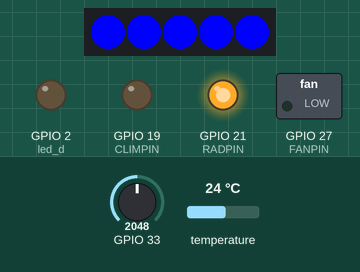
This sketch was run on a simulated ESP32. On the bench: 5 RGB LEDs in strip order, left to right, switched loads named in the sketch (green lamp = pin HIGH), output pins drawn as LEDs (lit = HIGH). The inputs (shaded band) are chosen by the test bench; at power-on: temperature 24 °C, GPIO 33 = 2048. WiFi joins after 1.5 s; servers stay silent unless stated; no MQTT or app messages arrive unless stated; what the sketch prints to the serial monitor is not drawn.

Above: at 3.1 s.
3.2 s: temperature set to 25.2 °C
4.8 s: temperature set to 25.9 °C
At 5.5 s:
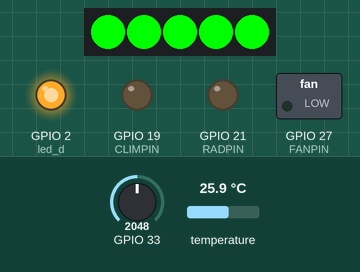
6.3 s: temperature set to 26.5 °C
At 7.6 s:
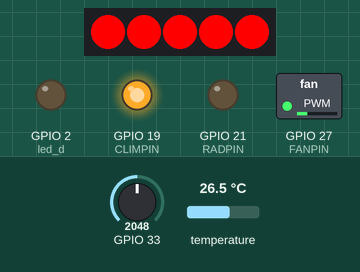
9.9 s: GPIO 33 set to 625
12.4 s: GPIO 33 set to 563
At 13.1 s:
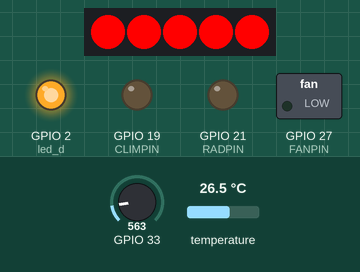
Timing chart, 0 to 15.4 s (numbered marks = the images above; inputs shaded):
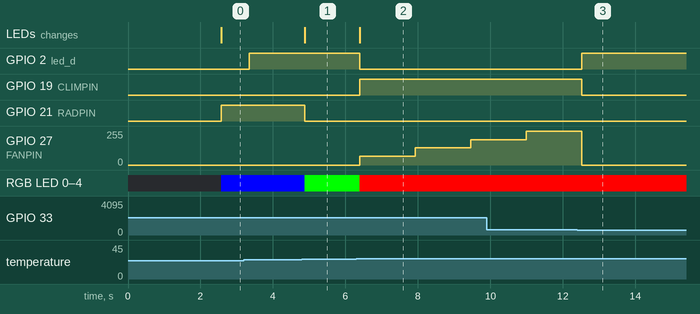

The sketch:

makeJSON.ino
```cpp
#include "makeJSON.h"

float lightThreshold = 2000.0;

void updateValues( esp_model *esp, int luminosity, float temperature, int fanSpeed, bool coolerState, bool heaterState, bool fireDetected, float sb, float sh){
  esp->luminosity = luminosity;
  esp->temperature = temperature;
  esp->fanSpeed = fanSpeed;
  esp->coolerState = coolerState;
  esp->heaterState = heaterState;
  esp->fireDetected = fireDetected;
  esp->lowTempThreshold = sb;
  esp->highTempThreshold = sh;
}


StaticJsonDocument<1000> makeJSON_fromStatus(esp_model *em){
  StaticJsonDocument<1000> doc;

  // Status section
  JsonObject status = doc.createNestedObject("status");
  status["temperature"] = em->temperature;
  status["light"] = em->luminosity;

  if (em->coolerState|| em->fireDetected)
    status["regul"] = "COLD";
  else if (em->heaterState)
    status["regul"] =  "HEAT";
  else
    status["regul"] = "HALT";

  status["fire"] = em->fireDetected;
  status["heat"] = em->heaterState ? "ON" : "OFF";
  status["cold"] = em->coolerState ? "ON" : "OFF";
  status["fanspeed"] = em->fanSpeed;

  // Location section
  JsonObject location = doc.createNestedObject("location");
  location["room"] = "200";
  JsonObject gps = location.createNestedObject("gps");
  gps["lat"] = em->latitude;
  gps["lon"] = em->longitude;
  location["address"] = "Jean Médecin";

  // Regul section
  JsonObject regul = doc.createNestedObject("regul");
  regul["lt"] = em->lowTempThreshold;
  regul["ht"] = em->highTempThreshold;

  // Info section (hypothetical, as not in esp_model)
  JsonObject info = doc.createNestedObject("info");
  info["ident"] = em->ident;
  info["user"] = "OG";
  info["loc"] = "Nice";

  // Net section
  JsonObject net = doc.createNestedObject("net");
  net["uptime"] = "0"; // Example: System uptime
  net["ssid"] = em->WiFiSSID.isEmpty() ? "NOP" : em->WiFiSSID;
  net["mac"] = em->MAC.isEmpty() ? "NOP" : em->MAC;
  net["ip"] = em->IP.isEmpty() ? "NOP" : em->IP;

  // Reporthost section
  JsonObject reporthost = doc.createNestedObject("reporthost");
  reporthost["target_ip"] = "127.0.0.1";
  reporthost["target_port"] = 1800;
  reporthost["sp"] = 2;

  // Piscine section (Added from mqtt_full)
  JsonObject piscine = doc.createNestedObject("piscine");
  piscine["occuped"] = (em->luminosity > lightThreshold) ? true :  false;
  piscine["hotspot"] = em->isHotspot;

  return doc;
}
/*
StaticJsonDocument<1000> makeJSON_fromlocation(double lat, double lon) {
    StaticJsonDocument<1000> doc;
    JsonObject gps = doc.createNestedObject("gps");
    gps["lat"] = lat;
    gps["lon"] = lon;
    return doc;
}
*/
```

NetworkController.cpp
```cpp
#include "NetworkController.h"

// Callback function wrapper to bridge C-style callback to C++ class
NetworkController* instance = nullptr;

void callback(char* topic, byte* payload, unsigned int length) {
    if (instance) {
        instance->handleMessage(topic, payload, length);
    }
}

NetworkController::NetworkController() : mqttClient(espClient) {
    instance = this;
}

void NetworkController::begin(const char* hostname) {
    this->hostname = hostname;

    // Connect to WiFi using the utility function
    wifi_connect_multi(hostname);
    wifi_printstatus(0);

    // Setup MQTT
    mqttClient.setServer(MQTT_SERVER, MQTT_PORT);
    mqttClient.setCallback(callback);
    mqttClient.setBufferSize(MQTT_MAX_PACKET_SIZE); // Increase buffer size
}

void NetworkController::loop() {
    if (!mqttClient.connected()) {
        connectMQTT();
    }
    mqttClient.loop();
}

void NetworkController::connectMQTT() {
    // Loop until we're reconnected
    while (!mqttClient.connected()) {
        Serial.print("Attempting MQTT connection... ");

        // Create a client ID from MAC address
        String clientId = "ESP32-";
        clientId += WiFi.macAddress();
        clientId.replace(":", "");

        if (mqttClient.connect(clientId.c_str())) {
            Serial.println("connected");
            mqttClient.subscribe(MQTT_TOPIC);
            mqttClient.subscribe("uca/iot/piscine"); // Subscribe to pool topic
        } else {
            Serial.print("failed, rc=");
            Serial.print(mqttClient.state());
            Serial.println(" try again in 5 seconds");
            delay(5000);
        }
    }
}

bool NetworkController::publish(const JsonDocument& doc) {
    if (!mqttClient.connected()) {
        return false;
    }

    String jsonString;
    serializeJson(doc, jsonString);

    unsigned int len = jsonString.length();

    // Begin publish
    if (!mqttClient.beginPublish(MQTT_TOPIC, len, false)) {
        Serial.print("publish start fail, state=");
        Serial.println(mqttClient.state());
        return false;
    }

    // Write payload
    mqttClient.write((const uint8_t*)jsonString.c_str(), len);

    // End publish
    if (!mqttClient.endPublish()) {
        Serial.print("publish end fail, state=");
        Serial.println(mqttClient.state());
        return false;
    }

    return true;
}

// Helpers
bool NetworkController::isConnected() {
    return mqttClient.connected();
}

String NetworkController::getMacAddress() {
    return WiFi.macAddress();
}

String NetworkController::getIP() {
    return WiFi.localIP().toString();
}

String NetworkController::getSSID() {
    return WiFi.SSID();
}

// Hotspot Logic

double NetworkController::haversine(double lat1, double lon1, double lat2, double lon2) {
    double R = 6371.0; // Earth radius in km
    double dLat = (lat2 - lat1) * M_PI / 180.0;
    double dLon = (lon2 - lon1) * M_PI / 180.0;
    lat1 = lat1 * M_PI / 180.0;
    lat2 = lat2 * M_PI / 180.0;

    double a = sin(dLat / 2) * sin(dLat / 2) +
               sin(dLon / 2) * sin(dLon / 2) * cos(lat1) * cos(lat2);
    double c = 2 * atan2(sqrt(a), sqrt(1 - a));
    return R * c;
}

void NetworkController::handleMessage(char* topic, byte* payload, unsigned int length) {
    String message;
    for (int i = 0; i < length; i++) {
        message += (char)payload[i];
    }

    // Only process piscine topic
    if (String(topic) == MQTT_TOPIC) {
        StaticJsonDocument<1024> doc;
        DeserializationError error = deserializeJson(doc, message);

        if (error) {
            Serial.print(F("deserializeJson() failed: "));
            Serial.println(error.f_str());
            return;
        }

        // Extract data
        if (doc.containsKey("status") && doc.containsKey("location") && doc.containsKey("info")) {
             // Check if it's me (ignore my own messages)
             String id = doc["info"]["ident"]; // or mac
             if (id == hostname) return;

             float temp = doc["status"]["temperature"];
             double lat = doc["location"]["gps"]["lat"];
             double lon = doc["location"]["gps"]["lon"];

             // Update or add neighbor
             bool found = false;
             for (auto& neighbor : neighbors) {
                 if (neighbor.id == id) {
                     neighbor.lat = lat;
                     neighbor.lon = lon;
                     neighbor.temp = temp;
                     neighbor.lastSeen = millis();
                     found = true;
                     break;
                 }
             }

             if (!found) {
                 neighbors.push_back({id, lat, lon, temp, millis()});
             }
        }
    }
}

bool NetworkController::checkHotspot(float myTemp, double myLat, double myLon, float radius) {
    // Clean up old neighbors (e.g., > 1 hour old) - Optional, but good practice
    // For now, just check all known neighbors

    for (const auto& neighbor : neighbors) {
        double dist = haversine(myLat, myLon, neighbor.lat, neighbor.lon);
        if (dist <= radius) {
            if (neighbor.temp >= myTemp) {
                // Found a neighbor in radius with higher or equal temp
                return false;
            }
        }
    }
    return true; // No neighbor in radius has higher temp
}
```

NetworkController.h
```cpp
#ifndef NETWORKCONTROLLER_H
#define NETWORKCONTROLLER_H

#include <Arduino.h>
#include <WiFi.h>
#include <PubSubClient.h>
#include <ArduinoJson.h>
#include "wifi_utils.h"
#include <vector>

// MQTT Configuration
#define MQTT_MAX_PACKET_SIZE 1024
#define MQTT_SERVER "broker.hivemq.com"
#define MQTT_PORT 1883
#define MQTT_TOPIC "uca/iot/master"

class NetworkController {
public:
    NetworkController();
    void begin(const char* hostname);
    void loop();
    bool publish(const JsonDocument& doc);

    // Status helpers
    bool isConnected();
    String getMacAddress();
    String getIP();
    String getSSID();

    // Hotspot Logic
    bool checkHotspot(float myTemp, double myLat, double myLon, float radius);
    void handleMessage(char* topic, byte* payload, unsigned int length);

private:
    WiFiClient espClient;
    PubSubClient mqttClient;
    String hostname;

    struct Neighbor {
        String id;
        double lat;
        double lon;
        float temp;
        unsigned long lastSeen;
    };

    std::vector<Neighbor> neighbors;

    void connectMQTT();
    double haversine(double lat1, double lon1, double lat2, double lon2);
};

#endif
```

edge-computing.ino
```cpp
#include "makeJSON.h"
#include "utils.h"
#include "NetworkController.h"

#define HOTSPOT_RADIUS 10.0
#define IDENT  "Mamadou-Ibrhima"
ESPController esp;
NetworkController network;
esp_model model; // Allocated on stack/global

void setup() {
  Serial.begin(9600);

  while(!Serial){
    ; // Wait
  }

  esp.begin();

  // Initialize Network (WiFi + MQTT)
  network.begin(IDENT); // Hostname from mqtt_full

  // Update model with network info
  model.WiFiSSID = network.getSSID();
  model.IP = network.getIP();
  model.MAC = network.getMacAddress();
  model.ident = IDENT;
}

void loop() {
  static unsigned long lastPublishTime = 0;
  const unsigned long publishInterval = 5000;

  // Maintain network connection (handle incoming MQTT messages immediately)
  network.loop();

  // Update sensors (Note: readTemperature might still block for ~750ms)
  esp.update();

  // Calculate Hotspot Status immediately
  bool isHotspot = network.checkHotspot(esp.getTemperature(),
                                        model.latitude,
                                        model.longitude,
                                        HOTSPOT_RADIUS);

  esp.setHotspot(isHotspot);
  model.isHotspot = isHotspot;
  // Update model
      updateValues(&model,
                   esp.getLuminosity(),
                   esp.getTemperature(),
                   esp.getFanSpeed(),
                   esp.getCoolerState(),
                   esp.getHeaterState(),
                   esp.getFireDetected(),
                   esp.getSB(),
                   esp.getSH());

  // Publish JSON periodically
  if (millis() - lastPublishTime >= publishInterval) {
      lastPublishTime = millis();

      // Create JSON
      StaticJsonDocument<1000> statusJSON = makeJSON_fromStatus(&model);

      // Print to Serial (for debug)
      //serializeJson(statusJSON, Serial);
      //Serial.println();

      // Publish to MQTT
      network.publish(statusJSON);
  }
}
```

makeJSON.h
```cpp
#ifndef MAKEJSON_H
#define MAKEJSON_H

#include <ArduinoJson.h>
#include <Arduino.h>

// Structure to hold ESP model data
struct esp_model {
    int luminosity = 0;
    float temperature = 0.0;
    bool coolerState = false;
    bool heaterState = false;
    bool fireDetected = false;
    int fanSpeed = 0;

    bool isHotspot = false;

    float highTempThreshold = 26.0;
    float lowTempThreshold = 25.8;
    static constexpr double latitude = 43.65413;
    static constexpr double longitude = 7.11102;
    static const char* room;
    static const char* address;
    static const char* target_ip;
    static constexpr int target_port = 1880;
    static constexpr int target_sp = 2;

    String ident;
    String WiFiSSID;
    String MAC;
    String IP;
};

// Static initializations
inline const char* esp_model::room = "512";
inline const char* esp_model::address = "Les lucioles";
inline const char* esp_model::target_ip = "127.0.0.1";

// esp_model *esp; // Removed global variable definition
extern float lightThreshold;

// Function declarations
void updateValues(esp_model& em, int luminosity, float temperature, int fanSpeed, bool coolerState, bool heaterState, bool fireDetected, float sb, float sh);
StaticJsonDocument<1000> makeJSON_fromStatus(esp_model *em);
StaticJsonDocument<1000> makeJSON_fromlocation(double lat, double lon);

#endif
```

utils.h
```cpp
#ifndef CLIMATECONTROL_H
#define CLIMATECONTROL_H

#include <Arduino.h>
#include <OneWire.h>
#include <DallasTemperature.h>
#include <Adafruit_NeoPixel.h>

// Used Pins
#define CLIMPIN 19
#define RADPIN 21
#define FANPIN 27
#define LEDSTRIPPIN 13
#define NUMLEDS 5

// Seuil
#define LIGHTMAX 3500

class ESPController {
public:
    ESPController();
    void begin();
    void update();
    void setHotspot(bool state);

    // Getters for state
    float getTemperature();
    int getLuminosity();
    bool getCoolerState();
    bool getHeaterState();
    bool getFireDetected();
    int getFanSpeed();
    float getSB();
    float getSH();

private:
    // State variables
    int luminosity;
    float temperature;
    bool coolerState;
    bool heaterState;
    bool fireDetected;
    int fanSpeed;
    bool isHotspot;

    // Thresholds
    float SB;
    float SH;

    // Hardware objects
    OneWire oneWire;
    DallasTemperature tempSensor;
    Adafruit_NeoPixel strip;

    // Internal methods
    void initLeds();
    void initFan();
    float readTemperature();
    void getThresholds();
    void setLEDS(uint32_t color);
    void progressiveFan();
    void checkStatus(float t, int light);
    void controlSensors();
};

#endif
```

utils.ino
```cpp
#include "utils.h"

ESPController::ESPController()
    : luminosity(0), temperature(0.0), coolerState(false), heaterState(false),
      fireDetected(false), isHotspot(false), fanSpeed(0), SB(25.8), SH(26.0),
      oneWire(23), tempSensor(&oneWire),
      strip(NUMLEDS, LEDSTRIPPIN, NEO_GRB + NEO_KHZ800) {
}

void ESPController::begin() {
    initLeds();
    initFan();
    tempSensor.begin();
}

void ESPController::update() {
    temperature = readTemperature();
    luminosity = 4095 - analogRead(A5);

    getThresholds();

    checkStatus(temperature, luminosity);
    controlSensors();
}

void ESPController::setHotspot(bool state) {
    isHotspot = state;
}

void ESPController::initLeds() {
    // init ledPins as an OUTPUT
    pinMode(CLIMPIN, OUTPUT);
    pinMode(RADPIN, OUTPUT);
    pinMode(2, OUTPUT); // led d'incendie / hotspot
    digitalWrite(CLIMPIN, LOW);
    digitalWrite(RADPIN, LOW);
    digitalWrite(2, LOW);

    // init LedStrips
    strip.begin();
    strip.clear();
    strip.show();
}

void ESPController::initFan() {
    // init fan
    ledcAttach(FANPIN, 25000, 8);
    ledcWrite(FANPIN, 0);
}

void ESPController::getThresholds() {
    if (Serial.available() > 0) {
        String data = Serial.readStringUntil('\n');
        if (data.startsWith("LT:")) {
            int ltIndex = data.indexOf("LT:") + 3;
            int commaIndex = data.indexOf(",");
            int htIndex = data.indexOf("HT:") + 3;
            if (commaIndex > ltIndex && htIndex > commaIndex) {
                String ltStr = data.substring(ltIndex, commaIndex);
                String htStr = data.substring(htIndex);
                SB = ltStr.toFloat();
                SH = htStr.toFloat();
            }
        }
    }
}

float ESPController::readTemperature() {
    tempSensor.requestTemperatures();
    return tempSensor.getTempCByIndex(0);
}

void ESPController::setLEDS(uint32_t color) {
    for (int i = 0; i < NUMLEDS; i++) {
        strip.setPixelColor(i, color);
    }
    strip.show();
}

void ESPController::progressiveFan() {
    static unsigned long previousMillisFan = 0;
    unsigned long currentMillis = millis();

    if (fanSpeed == 0) {
        fanSpeed = 64; // Démarrer la progression
        ledcWrite(FANPIN, fanSpeed);
        previousMillisFan = currentMillis;
    } else if (fanSpeed < 255 && currentMillis - previousMillisFan >= 1000) {
        fanSpeed += 64; // Passer à l'étape suivante
        if (fanSpeed > 255) fanSpeed = 255; // Limiter à 255
        ledcWrite(FANPIN, fanSpeed);
        previousMillisFan = currentMillis;
    } else if (fanSpeed != 0 && fanSpeed != 64 && fanSpeed != 128 && fanSpeed != 192 && fanSpeed != 255) {
        ledcWrite(FANPIN, fanSpeed); // Appliquer fanSpeed dynamique si hors progression
    }
}

void ESPController::checkStatus(float t, int light) {
    if (light > LIGHTMAX && t > SH) {
        fireDetected = true;
        coolerState = false;
        heaterState = false;
    } else {
        fireDetected = false;
        if (t > SH) {
            coolerState = true;
            heaterState = false;
        } else if (t < SH) {
            coolerState = false;
        }

        if (t < SB) {
            heaterState = true;
            coolerState = false;
        } else if (t > SB) {
            heaterState = false;
        }
    }
}

void ESPController::controlSensors() {
    if (coolerState) {
        digitalWrite(2, LOW);
        setLEDS(strip.Color(255, 0, 0));
        digitalWrite(CLIMPIN, HIGH);
        digitalWrite(RADPIN, LOW);
        progressiveFan();
    } else {
        ledcWrite(FANPIN, 0);
        fanSpeed = 0;

        // Pin 2 Logic: Fire > Hotspot
        if (fireDetected) {
             digitalWrite(2, HIGH);
        } else if (isHotspot) {
             digitalWrite(2, HIGH);
        } else {
             digitalWrite(2, LOW);
        }

        if (heaterState) {
            setLEDS(strip.Color(0, 0, 255));
            digitalWrite(RADPIN, HIGH);
            digitalWrite(CLIMPIN, LOW);
        } else if (fireDetected) {
            setLEDS(strip.Color(255, 0, 0));
            // Pin 2 handled above
            digitalWrite(RADPIN, LOW);
            digitalWrite(CLIMPIN, LOW);
        } else {
            setLEDS(strip.Color(0, 255, 0));
            digitalWrite(RADPIN, LOW);
            digitalWrite(CLIMPIN, LOW);
        }
    }
}

// Getters
float ESPController::getTemperature() { return temperature; }
int ESPController::getLuminosity() { return luminosity; }
bool ESPController::getCoolerState(){ return coolerState; }
bool ESPController::getHeaterState() { return heaterState; }
bool ESPController::getFireDetected() { return fireDetected; }
int ESPController::getFanSpeed() { return fanSpeed; }
float ESPController::getSB() { return SB; }
float ESPController::getSH() { return SH; }
```

Source omitted: wifi_utils.h (730 bytes), wifi_utils.ino (5578 bytes)

Measured:
- the behaviour switches between 25.8 and 25.9 °C on temperature (found by bisection; images 0 and 1)
- the behaviour switches between 26 and 26.1 °C on temperature (found by bisection; images 1 and 2)
- the behaviour switches between 595 and 594 on GPIO 33 (found by bisection; images 2 and 3)
- after the input at 4.8 s, GPIO 21 (RADPIN): HIGH → LOW after 0.07 s; RGB LED 0–4: RGB(0, 0, 255) → RGB(0, 255, 0) after 0.07 s; the LEDs: change after 0.07 s (image 1)
- after the input at 6.3 s, GPIO 2 (led_d): HIGH → LOW after 0.10 s; GPIO 19 (CLIMPIN): LOW → HIGH after 0.10 s; GPIO 27 (FANPIN): 0/255 → 64/255 after 0.10 s, → 128/255 1.5 s later, → 191/255 1.5 s later; RGB LED 0–4: RGB(0, 255, 0) → RGB(255, 0, 0) after 0.10 s; the LEDs: change after 0.10 s (image 2)
- after the input at 12.4 s, GPIO 2 (led_d): LOW → HIGH after 0.12 s; GPIO 19 (CLIMPIN): HIGH → LOW after 0.12 s; GPIO 27 (FANPIN): 255/255 → 0/255 after 0.12 s
